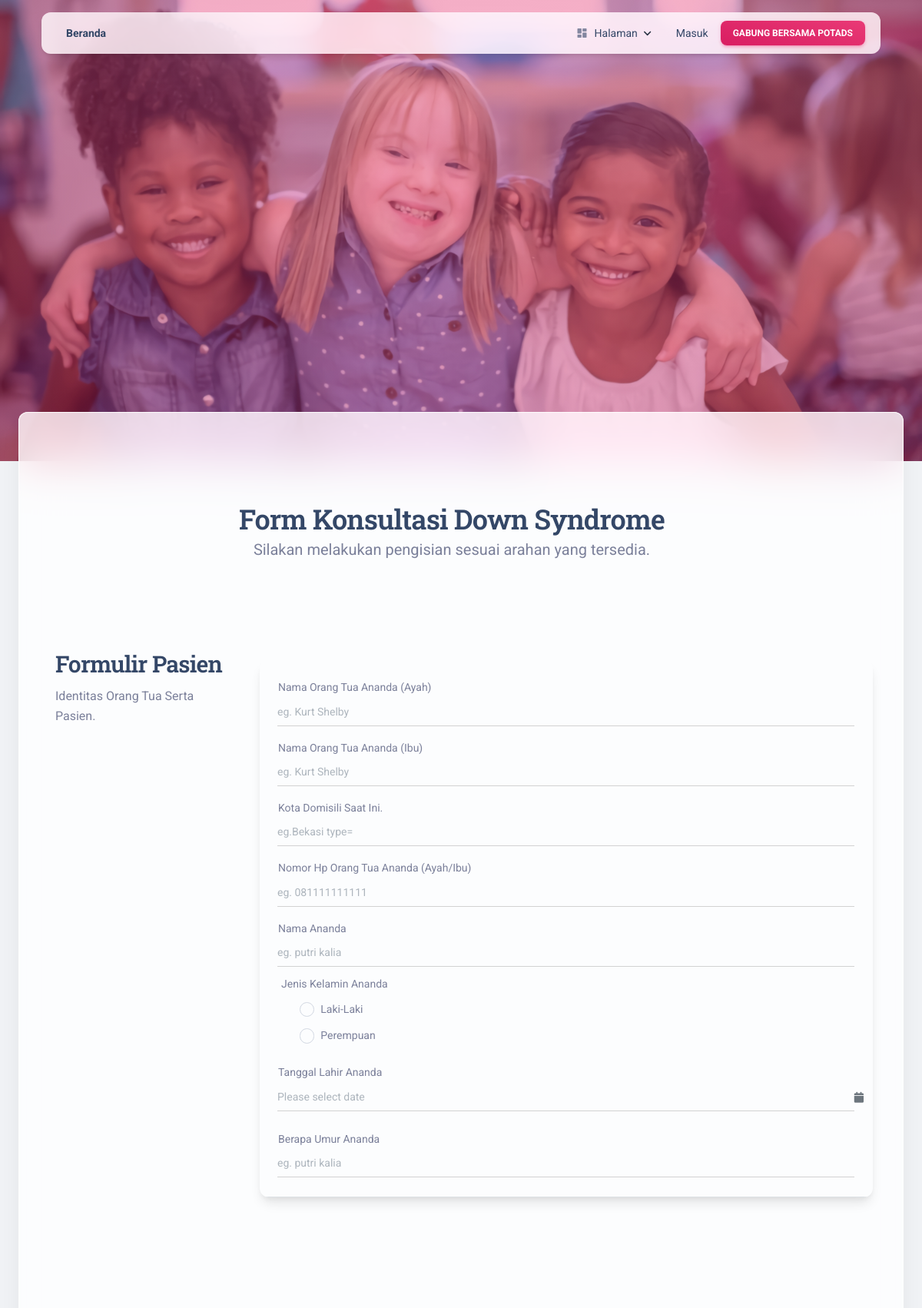
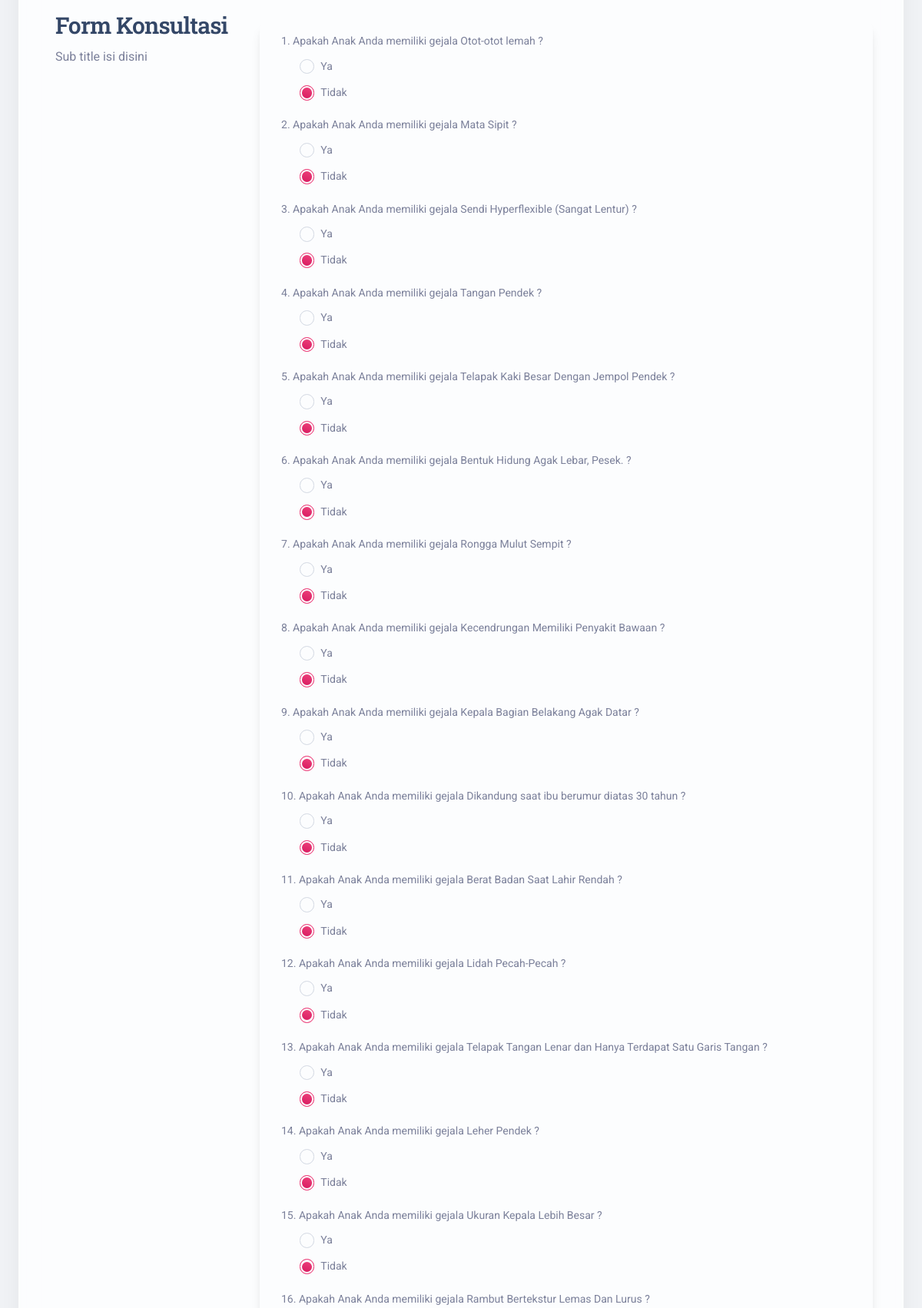
/pages/konsultasi.php (upper part), run on the app's committed database (2 pictures, top to bottom).
### tables this page shows
CREATE TABLE `gejala` (
  `kode_gejala` varchar(50) NOT NULL,
  `nama_gejala` varchar(100) NOT NULL,
  `bobot` float NOT NULL,
  `p01` int(5) NOT NULL,
  `p02` int(5) NOT NULL,
  `p03` int(5) NOT NULL
);

### pages/konsultasi.php (the view, shortened to what this page needs)
<!DOCTYPE html>
<html lang="en" itemscope itemtype="http://schema.org/WebPage">
<head>
  <link href="../assets/css/nucleo-icons.css" rel="stylesheet" />
  <link href="../assets/css/nucleo-svg.css" rel="stylesheet" />
  <link id="pagestyle" href="../assets/css/material-kit.css?v=3.0.4" rel="stylesheet" />
</head>
<body class="index-page bg-gray-200">
  <?php
  include 'phpnavbarpages.php';
  ?>
  <header class="header-2" id="home">
    <div class="page-header min-vh-75 relative" style="background-image: url('../assets/img/bg-konsul.jpg')">
      <span class="mask bg-gradient-primary opacity-4"></span>
    </div>
  </header>
  <div class="card card-body blur shadow-blur mx-3 mx-md-4 mt-n6">
    <section class="my-1 py-5">
      <div class="container">
        <div class="row">
          <div class="row justify-content-center text-center my-sm-5">
            <div class="col-lg-8">
              <h2 class="text-dark mb-0">Form Konsultasi Down Syndrome</h2>
              <p class="lead">Silakan melakukan pengisian sesuai arahan yang tersedia. </p>
            </div>
          </div>
        </div>
      </div>
      <div class="container mt-sm-5 mt-3">
        <div class="row">
          <div class="col-lg-3">
            <div class="position-sticky pb-lg-5 pb-3 mt-lg-0 mt-5 ps-2" style="top: 100px">
              <h3>Formulir Pasien </h3>
              <h6 class="text-secondary font-weight-normal pe-3">Identitas Orang Tua Serta Pasien.</h6>
            </div>
          </div>
          <div class="col-lg-9">
            <div class="row mt-3">
              <div class="col-12">
                <div class="position-relative border-radius-xl overflow-hidden shadow-lg mb-7">
                  <div class="container border-bottom">
                    <div class="row justify-space-between py-3">
                      <div class="col-lg me-auto">
                        <form role="form" id="contact-form " method="post" action="phpproseskonsultasi.php" autocomplete="off">
                          <div class="row text-center py-2 ">
                            <div class="col-lg mx-auto">
                              <div class="input-group input-group-static">
                                <label>Nama Orang Tua Ananda (Ayah)</label>
                                <input class="form-control" placeholder="eg. Kurt Shelby" type="text" name="nama_ayah" required>
                              </div>
                            </div>
                          </div>
                          <div class="row text-center py-2 ">
                            <div class="col-lg mx-auto">
                              <div class="input-group input-group-static">
                                <label>Nama Orang Tua Ananda (Ibu)</label>
                                <input class="form-control" placeholder="eg. Kurt Shelby" type="text" name="nama_ibu" required>
                              </div>
                            </div>
                          </div>
                          <div class="row text-center py-2 ">
                            <div class="col-lg mx-auto">
                              <div class="input-group input-group-static">
                                <label>Kota Domisili Saat Ini. </label>
                                <input class="form-control" placeholder="eg.Bekasi type=" text" name="kota_domisili" required>
                              </div>
                            </div>
                          </div>
                          <div class="row text-center py-2 ">
                            <div class="col-lg mx-auto">
                              <div class="input-group input-group-static">
                                <label>Nomor Hp Orang Tua Ananda (Ayah/Ibu) </label>
                                <input class="form-control" placeholder="eg. 081111111111" type="text" name="no_hp" required>
                              </div>
                            </div>
                          </div>
                          <div class="row text-center py-2 ">
                            <div class="col-lg mx-auto">
                              <div class="input-group input-group-static">
                                <label>Nama Ananda </label>
                                <input class="form-control" placeholder="eg. putri kalia" type="text" name="nama" required>
                              </div>
                            </div>
                          </div>
                          <label>Jenis Kelamin Ananda</label>
                          <div class="form-check">
                            <input class="form-check-input" type="radio" name="jenis_kelamin" id="flexRadioDefault1" value="Laki-Laki" required>
                            <label class="form-check-label" for="flexRadioDefault1">
                              Laki-Laki
                            </label>
                          </div>
                          <div class="form-check">
                            <input class="form-check-input" type="radio" name="jenis_kelamin" id="flexRadioDefault2" value="Perempuan" required>
                            <label class="form-check-label" for="flexRadioDefault2">
                              Perempuan
                            </label>
                          </div>
                          <div class="row py-3">
                            <div class="input-group input-group-static">
                              <label>Tanggal Lahir Ananda</label>
                              <span class="input-group-text"><i class="fas fa-calendar"></i></span>
                              <input class="form-control datepicker" placeholder="Please select date" type="text" name="tanggal_lahir" required>
                            </div>
                          </div>
                          <div class="row text-center py-2 ">
                            <div class="col-lg mx-auto">
                              <div class="input-group input-group-static">
                                <label>Berapa Umur Ananda </label>
                                <input class="form-control" placeholder="eg. putri kalia" type="text" name="umur" required>
                              </div>
                            </div>
                          </div>
                      </div>
                    </div>
                  </div>
                </div>
              </div>
    </section>
    <section class=" py-1">
      <div class="container mt-sm-1 mt-1">
        <div class="row">
          <div class="col-lg-3">
            <div class="position-sticky pb-lg-5 pb-3 mt-lg-0 mt-5 ps-2" style="top: 100px">
              <h3>Form Konsultasi </h3>
              <h6 class="text-secondary font-weight-normal pe-3">Sub title isi disini</h6>
            </div>
          </div>
          <div class="col-lg-9">
            <div class="row mt-3">
              <div class="col-12">
                <div class="position-relative border-radius-xl overflow-hidden shadow-lg mb-7">
                  <div class="container border-bottom">
                    <div class="row justify-space-between py-2">
                      <div class="col-lg me-auto">
                        <?php
                        include 'koneksi.php';
                        $query = mysqli_query($koneksi, "SELECT * FROM gejala") or die(mysqli_error($koneksi));
                        $i = 1;
                        foreach ($query as $data) {
                        ?>
                          <div class="row text-center py-1">
                            <div class="col-lg mx-auto text-start">
                              <label><?php echo $i ?>. Apakah Anak Anda memiliki gejala <?php echo $data['nama_gejala'] ?> ?</label>
                              <div class="form-check">
                                <input class="form-check-input" type="radio" name="<?php echo $data['kode_gejala'] ?>" id="bt1" value="<?php echo $data['kode_gejala'] ?>">
                                <label class="form-check-label" for="flexRadioDefault3">
                                  Ya
                                </label>
                              </div>
                              <div class="form-check">
                                <input class="form-check-input" type="radio" name="<?php echo $data['kode_gejala'] ?>" id="bt1" value="0" checked>
                                <label class="form-check-label" for="flexRadioDefault3">
                                  Tidak
                                </label>
                              </div>
                            </div>
                          </div>
                        <?php
                          $i++;
                        }
                        ?>
                      </div>
                    </div>
                  </div>
                </div>
              </div>
    </section>
  </div>
</body>
</html>

### data on the page
gejala: nama_gejala "Otot-otot lemah"
gejala: nama_gejala "Mata Sipit"
gejala: nama_gejala "Sendi Hyperflexible (Sangat Lentur)"
gejala: nama_gejala "Tangan Pendek"
gejala: nama_gejala "Telapak Kaki Besar Dengan Jempol Pendek"
gejala: nama_gejala "Bentuk Hidung Agak Lebar, Pesek."
gejala: nama_gejala "Rongga Mulut Sempit"
gejala: nama_gejala "Kecendrungan Memiliki Penyakit Bawaan"
gejala: nama_gejala "Kepala Bagian Belakang Agak Datar"
gejala: nama_gejala "Dikandung saat ibu berumur diatas 30 tahun"
gejala: nama_gejala "Berat Badan Saat Lahir Rendah"
gejala: nama_gejala "Lidah Pecah-Pecah"
gejala: nama_gejala "Telapak Tangan Lenar dan Hanya Terdapat Satu Garis Tangan"
gejala: nama_gejala "Leher Pendek"
gejala: nama_gejala "Ukuran Kepala Lebih Besar"
gejala: nama_gejala "Rambut Bertekstur Lemas Dan Lurus"
